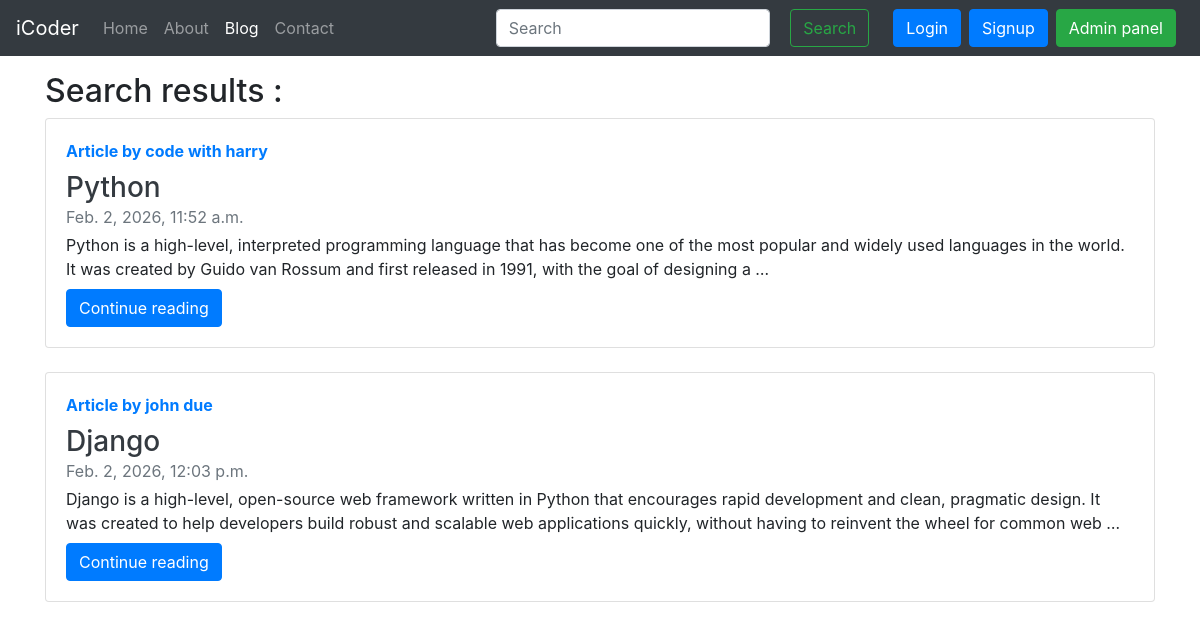
The app's page /search/ with its own data.
### blog/models.py (models this page shows)
class Post(models.Model):
    sno = models.AutoField(primary_key=True)
    title = models.CharField(max_length=266)
    content = models.TextField()
    author = models.CharField(max_length=15)
    slug = models.CharField(max_length=130)
    timestamp = models.DateTimeField(blank=True)

### home/views.py (the view)
# urls.py: path('search/',views.search,name="search"),
def search(request):
    query = request.GET.get('query',' ').strip()
    if len(query)>78:
        allPosts = Post.objects.none()
    else:
        allPostsTitle = Post.objects.filter(title__icontains=query)
        allPostsContent = Post.objects.filter(content__icontains=query)
        allPosts = allPostsTitle.union(allPostsContent)
    if allPosts.count() == 0:
        messages.error(request,"No search result found . Please refine your query")
    params ={'allPosts' : allPosts,'query' : query}
    return render(request,'home/search.html',params)

### templates/home/search.html (shortened to what this page needs)
{% extends 'base.html' %}
{% block blogactive %} active {% endblock blogactive %}
{% block body %}
<div class="container my-3">
    <h2> Search results : </h2>
    <div class="row">
        {% for post in allPosts %}
        <div class="col-12 mb-4">
            <div class="card h-100">
                <div class="card-body">
                    <strong class="d-inline-block mb-2 text-primary">
                        Article by {{ post.author }}
                    </strong>
                    <h3 class="card-title mb-0">
                        <a class="text-dark">{{ post.title }}</a>
                    </h3>
                    <div class="mb-1 text-muted">{{ post.timestamp }}</div>
                    <p class="card-text mb-auto">
                        {{ post.content|truncatewords:40 }}
                    </p>
                    <a href="{% url 'blogPost' post.slug %}" class="btn btn-primary mt-2">
                        Continue reading
                    </a>
                </div>
            </div>
        </div>
        {% endfor %}
    </div>
</div>
{% endblock body %}

### records on screen
Post: author "code with harry", title "Python", timestamp "Feb. 2, 2026, 11:52 a.m.", content "Python is a high-level, interpreted programming language that has become one of the most popular and widely used languages in the world. It was created by Guido van Rossum and first released in 1991, with the goal of designing a …"
Post: author "john due", title "Django", timestamp "Feb. 2, 2026, 12:03 p.m.", content "Django is a high-level, open-source web framework written in Python that encourages rapid development and clean, pragmatic design. It was created to help developers build robust and scalable web applications quickly, without having to reinvent the wheel for common web …"
